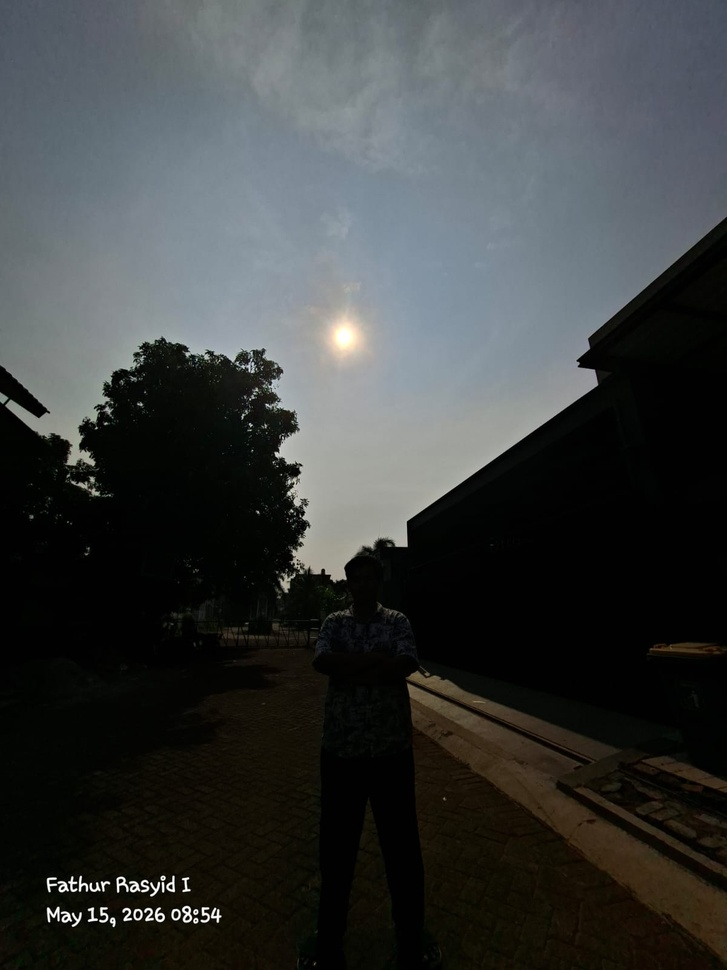
#> input picture Diri.jpeg, 727 x 970 px, shrunk from 1200 x 1600 before the run
$ jupyter execute Soal_2.ipynb
#> lines starting #> are read from the running program, lines starting #| are printed output that depends on the picture
[cell 1]
import cv2
import numpy as np
import matplotlib.pyplot as plt

[cell 2]
image_path = 'Diri.jpeg'
img_bgr = cv2.imread(image_path)
#> img_bgr is the input picture: shape (970, 727, 3); mean B, G, R 61.5, 61.6, 58.8
img_rgb = cv2.cvtColor(img_bgr, cv2.COLOR_BGR2RGB)
img_gray = cv2.cvtColor(img_rgb, cv2.COLOR_RGB2GRAY)

[cell 3]
img_cerah = cv2.convertScaleAbs(img_gray, alpha=1.0, beta=60)
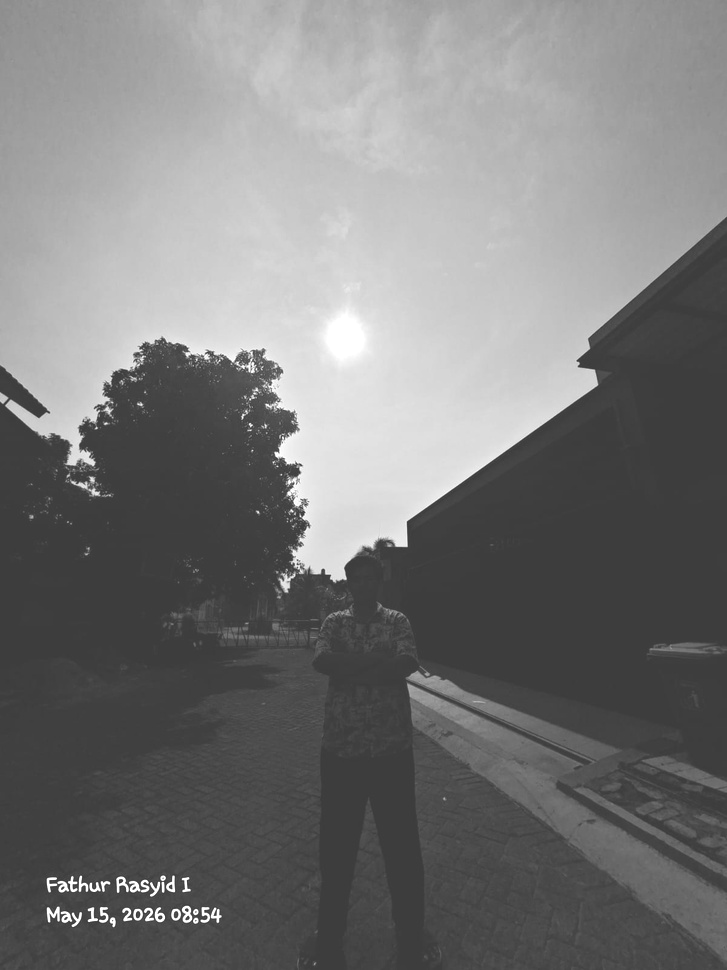
#> img_cerah: shape (970, 727); min 60, max 255, mean 120.6
img_kontras = cv2.convertScaleAbs(img_gray, alpha=1.5, beta=0)
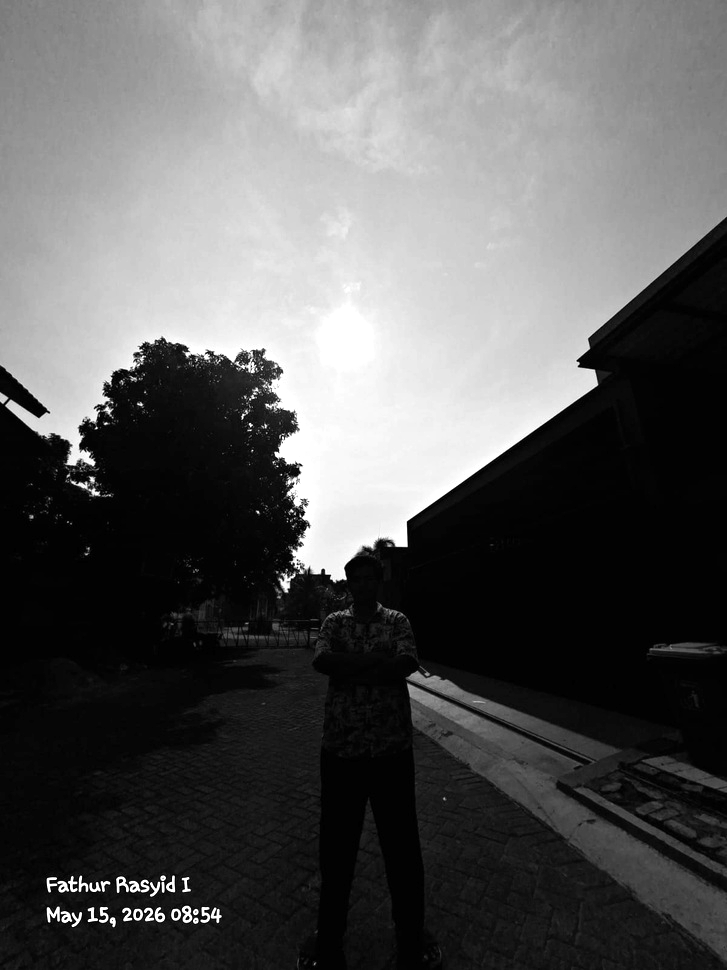
#> img_kontras: shape (970, 727); min 0, max 255, mean 90.8
img_cerah_kontras = cv2.convertScaleAbs(img_gray, alpha=1.5, beta=60)
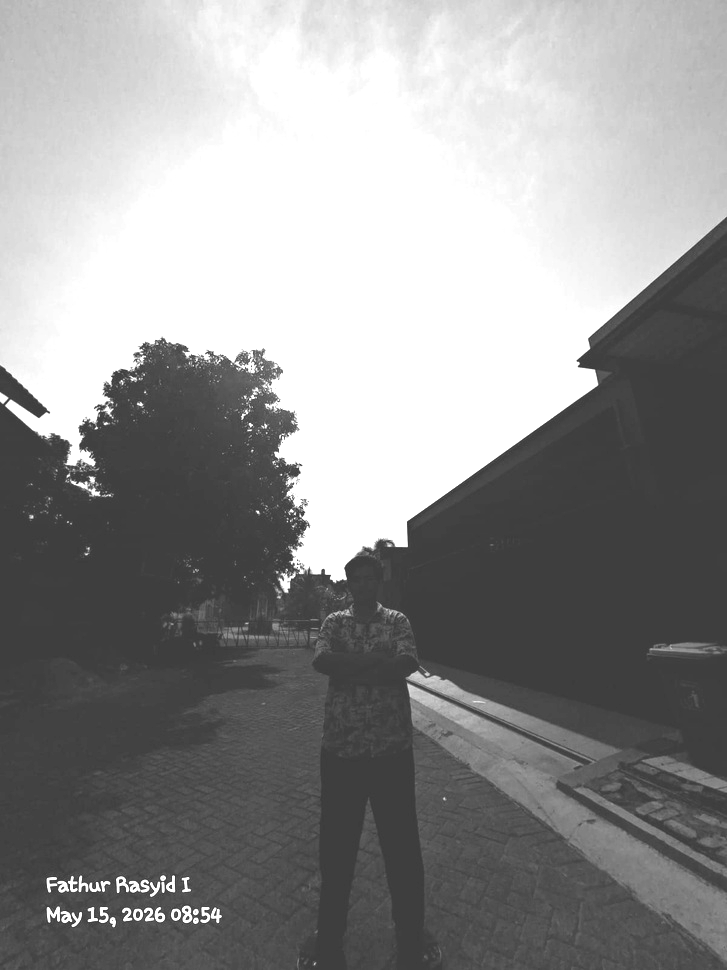
#> img_cerah_kontras: shape (970, 727); min 60, max 255, mean 145

[cell 4]
fig, axs = plt.subplots(2, 3, figsize=(15, 10))

axs[0, 0].imshow(img_rgb)
axs[0, 0].set_title('1. Citra Asli (RGB)')

axs[0, 1].imshow(img_gray, cmap='gray', vmin=0, vmax=255)
axs[0, 1].set_title('2. Citra Gray Asli')

axs[0, 2].imshow(img_cerah, cmap='gray', vmin=0, vmax=255)
axs[0, 2].set_title('3. Gray Dipercerah')

axs[1, 0].imshow(img_kontras, cmap='gray', vmin=0, vmax=255)
axs[1, 0].set_title('4. Gray Diperkontras')

axs[1, 1].imshow(img_cerah_kontras, cmap='gray', vmin=0, vmax=255)
axs[1, 1].set_title('5. Dipercerah & Diperkontras')

axs[1, 2].axis('off')

plt.tight_layout()
plt.show()
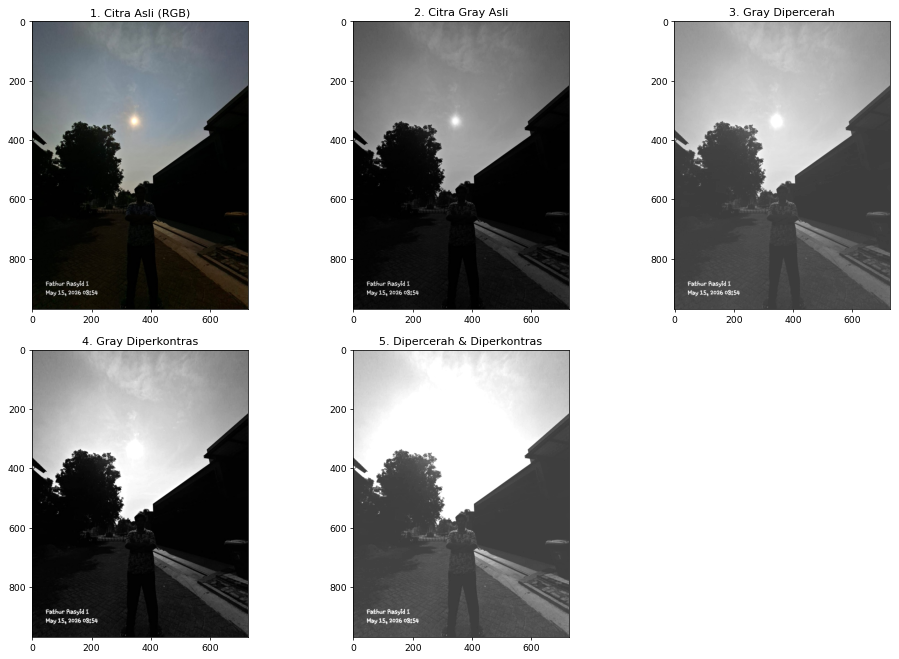
#> figure drawn by matplotlib, 5 panels

$ run again, with LokasiD.jpeg copied over Diri.jpeg
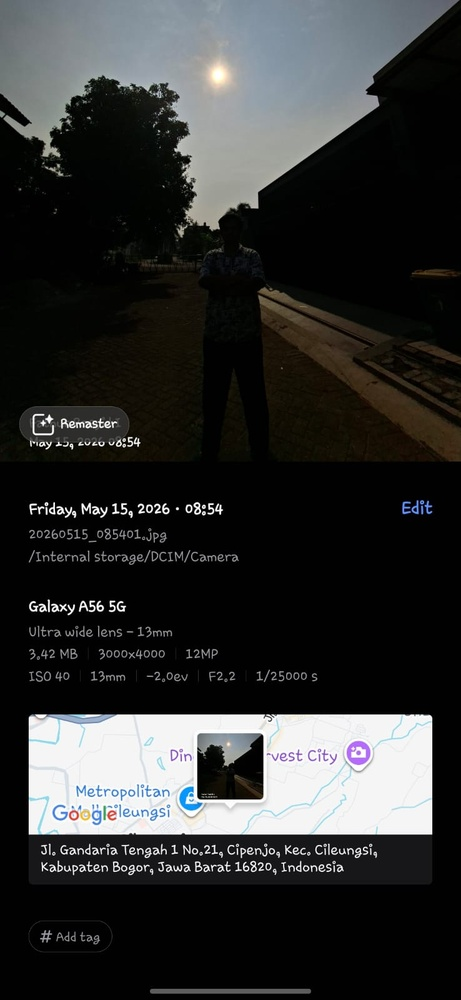
#> input picture LokasiD.jpeg, 461 x 1000 px, shrunk from 738 x 1600 before the run
#> img_bgr is the input picture: shape (1000, 461, 3); mean B, G, R 48.6, 49.1, 48.4
#> `img_kontras = cv2.convertScaleAbs(img_gray, alpha=1.5, beta=0)`:
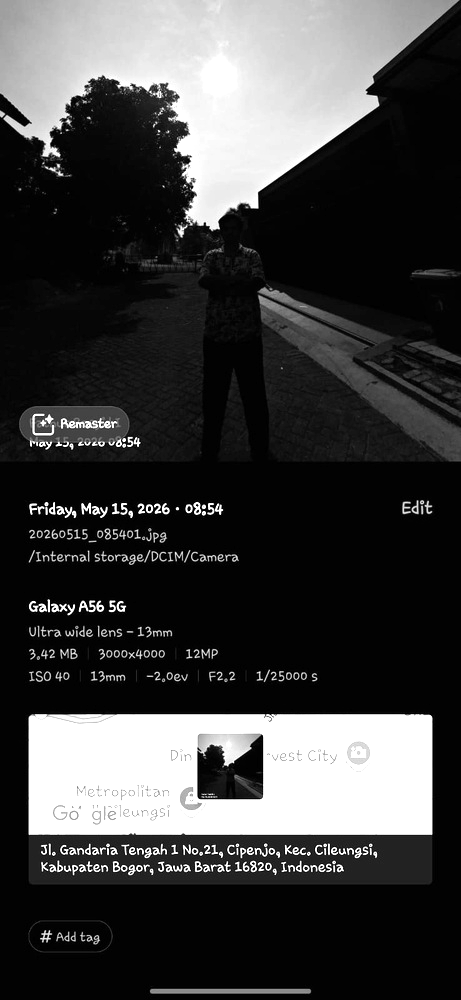
#> img_kontras: shape (1000, 461); min 0, max 255, mean 63.2
#> `img_cerah_kontras = cv2.convertScaleAbs(img_gray, alpha=1.5, beta=60)`:
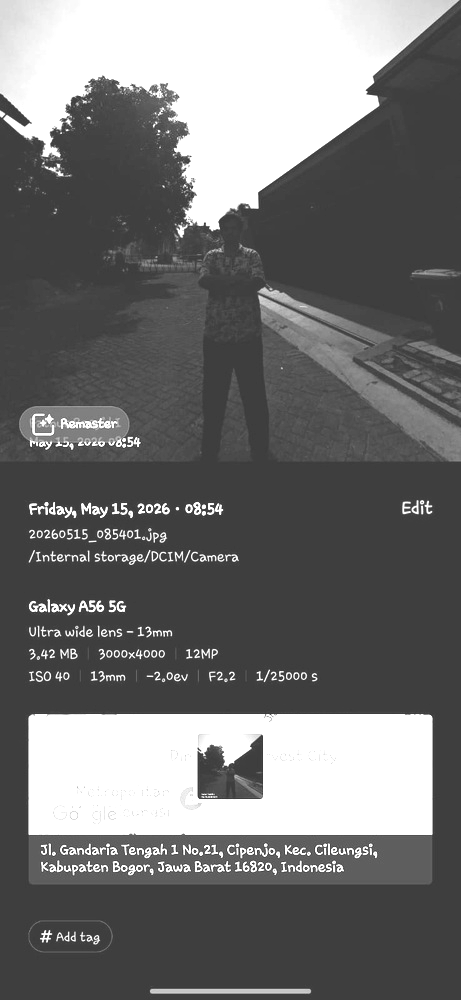
#> img_cerah_kontras: shape (1000, 461); min 60, max 255, mean 113.9

$ run again, with LokasiN.jpeg copied over Diri.jpeg
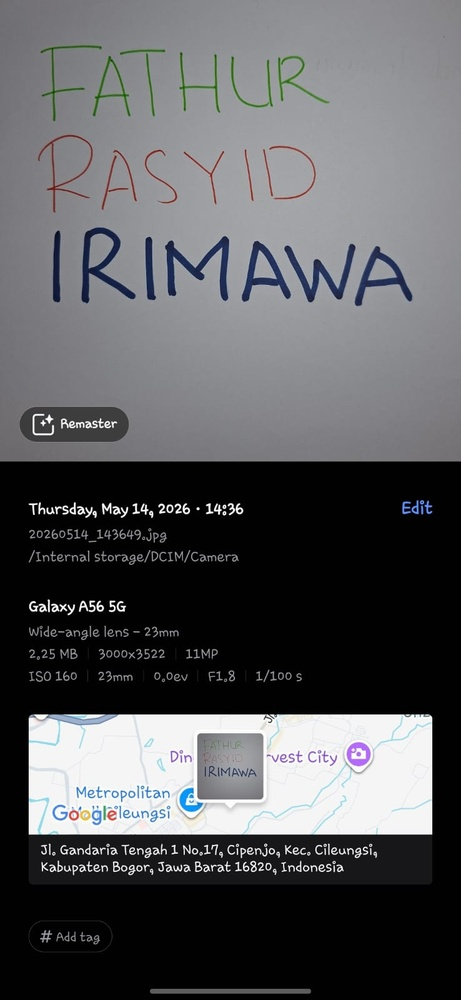
#> input picture LokasiN.jpeg, 461 x 1000 px, shrunk from 738 x 1600 before the run
#> img_bgr is the input picture: shape (1000, 461, 3); mean B, G, R 93.2, 90.7, 90.1
#> `img_kontras = cv2.convertScaleAbs(img_gray, alpha=1.5, beta=0)`:
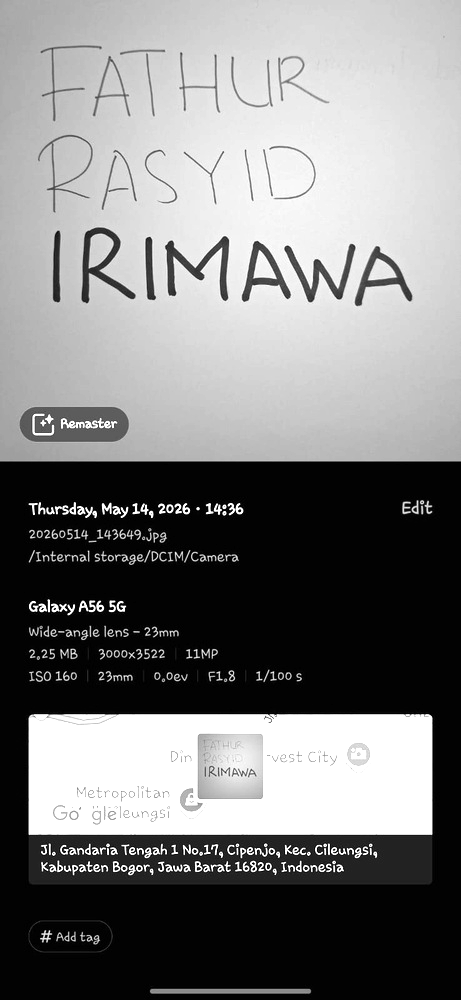
#> img_kontras: shape (1000, 461); min 0, max 255, mean 126.2
#> `img_cerah_kontras = cv2.convertScaleAbs(img_gray, alpha=1.5, beta=60)`:
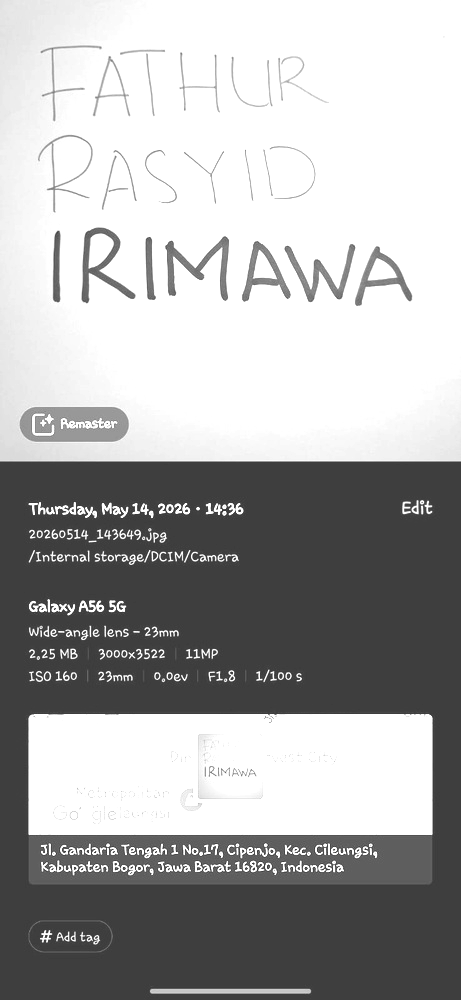
#> img_cerah_kontras: shape (1000, 461); min 60, max 255, mean 171.8
